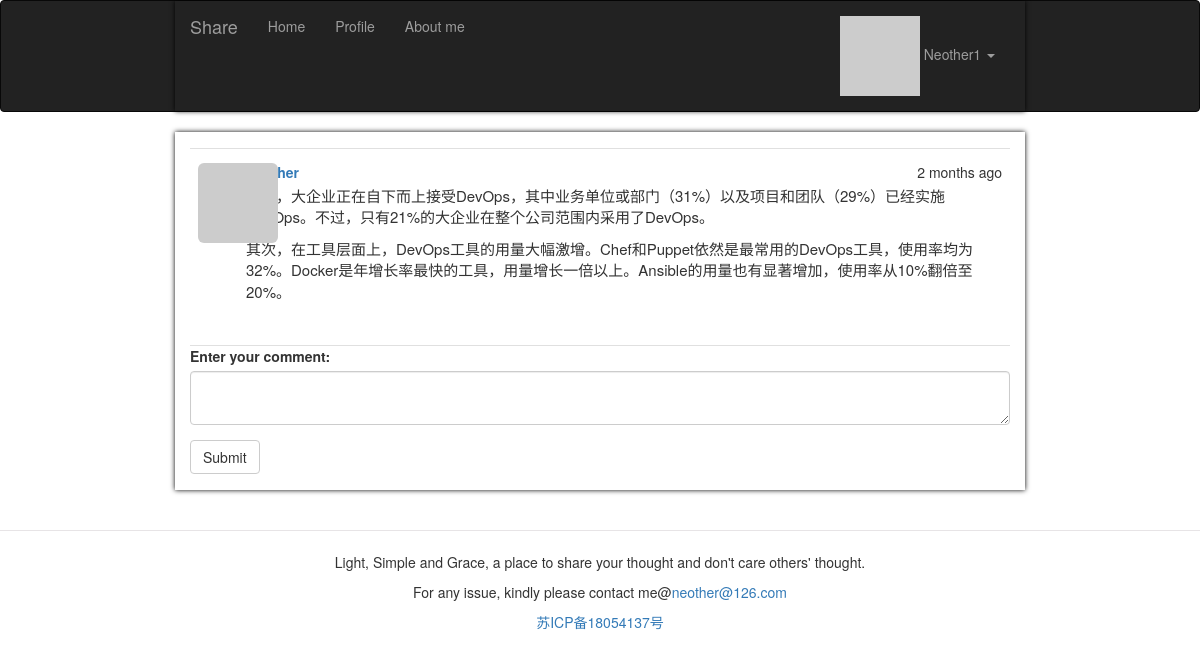
Screenshot of /post/114 (signed in) with the database file from the repository.
### app/models.py (models this page shows, shortened)
class User(UserMixin, db.Model):
    __tablename__ = 'users'
    id = db.Column(db.Integer, primary_key=True)
    email = db.Column(db.String(64), unique=True, index=True)
    username = db.Column(db.String(64), unique=True, index=True)
    password_hash = db.Column(db.String(128))
    role_id = db.Column(db.Integer, db.ForeignKey('roles.id'))
    confirmed = db.Column(db.Boolean, default=False)
    showaboutme = db.Column(db.Boolean, default=False)
    location = db.Column(db.String(64))
    about_me = db.Column(db.Text())
    member_since = db.Column(db.DateTime(), default=datetime.utcnow)
    last_seen = db.Column(db.DateTime(), default=datetime.utcnow)
    avatar_hash = db.Column(db.String(32))
    posts = db.relationship('Post', backref='author',
                            lazy='dynamic', cascade='all, delete-orphan')
    comments = db.relationship('Comment', backref='author', lazy='dynamic')
    followed = db.relationship('Follow', foreign_keys=[Follow.follower_id], backref=db.backref(
        'follower', lazy='joined'), lazy='dynamic', cascade='all, delete-orphan')
    followers = db.relationship('Follow', foreign_keys=[Follow.followed_id], backref=db.backref(
        'followed', lazy='joined'), lazy='dynamic', cascade='all, delete-orphan')
    @property
    def password(self):
        raise AttributeError('password is not a readable attribute')
    @login_manager.user_loader
    def load_user(user_id):
        return User.query.get(int(user_id))
    def can(self, perm):
        return self.role is not None and self.role.has_permission(perm)
    def is_administrator(self):
        return self.can(Permission.ADMIN)
    def ping(self):
        self.last_seen = datetime.utcnow()
        db.session.add(self)
    def gravatar_hash(self):
        return hashlib.md5(self.email.lower().encode('utf-8')).hexdigest()
    def gravatar(self, size=100, default='identicon', rating='g'):
        url = 'https://secure.gravatar.com/avatar'
        hash = self.avatar_hash or self.gravatar_hash()
        return '{url}/{hash}?s={size}&d={default}&r={rating}'.format(
            url=url, hash=hash, size=size, default=default, rating=rating)

class Post(db.Model):
    __tablename__ = 'posts'
    id = db.Column(db.Integer, primary_key=True)
    body = db.Column(db.Text)
    timestamp = db.Column(db.DateTime, index=True, default=datetime.utcnow)
    author_id = db.Column(db.Integer, db.ForeignKey('users.id'))
    body_html = db.Column(db.Text)
    comments = db.relationship('Comment', backref='post', lazy='dynamic')
    Top = db.Column(db.Integer, default=0)

### app/main/views.py (the view, shortened to what this page needs)
@main.route('/post/<int:id>', methods=['GET', 'POST'])
def post(id):
    post = Post.query.get_or_404(id)
    form = CommentForm()
    comments = post.comments
    return render_template('post.html', posts=[post], form=form, comments=comments)

### app/main/forms.py
class CommentForm(FlaskForm):
    body = PageDownField('Enter your comment:', validators=[DataRequired()])
    submit = SubmitField('Submit')

### app/auth/views.py (called while the page is built)
@auth.before_app_request
def before_request():
    if current_user.is_authenticated:
        current_user.ping()
        if not current_user.confirmed \
                and request.blueprint != 'auth' \
                and request.endpoint != 'static':
            return redirect(url_for('auth.unconfirmed'))

### app/main/__init__.py (called while the page is built)
@main.app_context_processor
def inject_permissions():
    return dict(Permission=Permission)

### app/models.py (called while the page is built)
    def has_permission(self, perm):
        return self.permissions & perm == perm

### app/templates/post.html (shortened to what this page needs)
{% extends "base.html" %}
{% import "bootstrap/wtf.html" as wtf %}
{% block page_content %}
	{% include '_topicinpost.html' %}
	{% if current_user.is_authenticated %}
	 	{{ wtf.quick_form(form) }}
    {% else %}
    	<div class = "post-content-realpost">
    		<h4>Have a comment? <a href="{{ url_for('auth.login') }}">Click here to login.</a><h4>
    			</div>
        {% endif %}
{% endblock %}

### app/templates/base.html (shortened to what this page needs)
{% extends "bootstrap/base.html" %}
{% block head %}
    {{ super() }}
    <link rel="stylesheet" type="text/css" href="{{ url_for('static', filename='styles.css') }}">
{% endblock %}
{% block navbar %}
    <div class="navbar navbar-inverse" role="navigation">
        <div class="container">
            <div class="navbar-header">
                <a class="navbar-brand" href="{{ url_for('main.index') }}">Share</a>
            </div>
            <div class="navbar-collapse collapse">
                <ul class="nav navbar-nav">
                    <li><a href="{{ url_for('main.index') }}">Home</a></li>
                    {% if current_user.is_authenticated %}
                        <li><a href="{{ url_for('main.user', username=current_user.username) }}">Profile</a></li>
                    {% endif %}
                    <li><a href="{{ url_for('main.aboutme') }}">About me</a></li>
                </ul>
                <ul class="nav navbar-nav navbar-right">
                    {% if current_user.is_authenticated %}
                        <li class="dropdown">
                            <a href="#" class="dropdown-toggle" data-toggle="dropdown">
                                <img src="{{ current_user.gravatar(size=18) }}">
                                {{current_user.username}} <b class="caret"></b>
                            </a>
                        </li>
                    {% else %}
                        <li><a href="{{ url_for('auth.login') }}">Log In</a></li>
                    {% endif %}
                </ul>
            </div>
        </div>
    </div>
{% endblock %}
{% block content %}
    <div class="container">
        {% block page_content %}{% endblock %}
    </div>
     <div class="footer">
<br>
        <hr style="align:center;width:100%;height:1px;border:none;border-top:1px solid #E7E4E6;" />
	<p style="text-align:center;">Light, Simple and Grace, a place to share your thought and don't care others' thought.</p>
         <p style=" text-align:center;">For any issue, kindly please contact me@<a href="mailto:neother@126.com">neother@126.com</a></p>
        <p style="text-align:center;"><a href="http://www.miitbeian.gov.cn">苏ICP备18054137号</a></p>
	<br>
    </div>
{% endblock %}

### app/templates/_topicinpost.html (shortened to what this page needs)
<ul class="posts">
    {% for post in posts %}
        <li class="post">
            <div class="profile-thumbnail">
                <a href="{{ url_for('.user',username=post.author.username)}}">
                    <img class="img-rounded profile-thumbnail"
                    src="{{ post.author.gravatar(size=40) }}">
                </a>
            </div>
            <div class="post-content">
                <div class="post-date">{{ moment(post.timestamp).fromNow() }}</div>
                <div class="post-author">
                    <a href="{{ url_for('.user',username=post.author.username)}}">
                    </a>
                </div>
                <div class="topicinpost-body ">
                      {% if post.body_html %}
                        {{ post.body_html | safe}}
                    {% else %}
                        {{ post.body }}
                    {% endif %}
                </div>
</div>
                        </li>
                    {% endfor %}
                </ul>

### app/static/styles.css (style rules this page uses)
.profile-thumbnail { margin-top: 3px; position: absolute; }
ul.posts { list-style-type: none; padding: 0px; margin: 16px 0px 0px 0px; border-top: 1px solid #e0e0e0; }
ul.posts li.post { padding: 8px; border-bottom: 1px solid #e0e0e0; }
div.post-date { float: right; }
div.post-author { font-weight: bold; }
div.post-content { margin-top: 5px; margin-left: 48px; min-height: 48px; }
.topicinpost-body { font-size: 15px; margin-top: 3px; margin-bottom :3px; text-align: top; }
.container { padding-right: 15px; padding-left: 15px; margin-right: auto; margin-left: auto; box-shadow: black 0px 0px 5px; }
@media (min-width: 768px) { .container { width: 750px; } }
@media (min-width: 848px) { .container { width: 770px; } }
@media (min-width: 1200px) { .container { width: 850px; } }

### rows the page displays
User: username "Neother1"
Post: timestamp "2 months ago", body_html "首先，大企业正在自下而上接受DevOps，其中业务单位或部门（31%）以及项目和团队（29%）已经实施DevOps。不过，只有21%的大企业在整个公司范围内采用了DevOps。 其次，在工具层面上，DevOps工具的用量大幅激增。Chef和Puppet依然是最常用的DevOps工具，使用率均为32%。Docker是年增长率最快的工具，用量增长一倍以上。Ansible的用量也有显著增加，使用率从10%翻倍至20%。"
